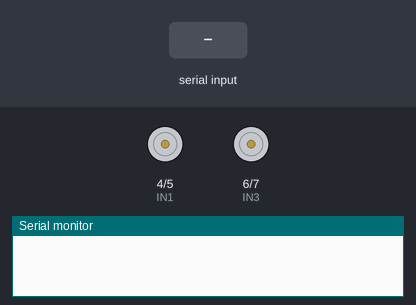
Recording of a sketch running on a simulated Arduino Uno, built with avr-gcc and run on an emulated ATmega328P. On the bench: motor-driver pin pairs drawn as motors (green arrow = first pin HIGH = forward, orange = second pin HIGH = backward, longer = more drive, scaled by the enable pin), the last lines printed to the serial monitor. Inputs (shaded band) come from the test bench.

Above: at 1.2 s.
1.3 s: "F" received over the second serial link
At 2.0 s:
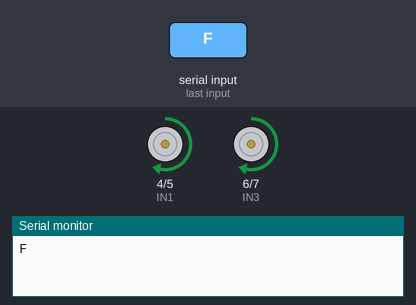
2.8 s: "B" received over the second serial link
At 3.1 s:
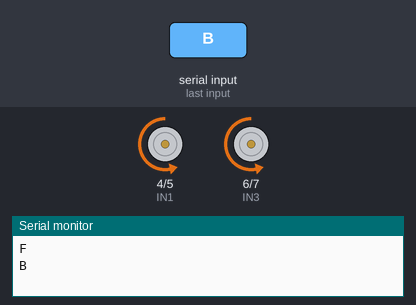
4.3 s: "L" received over the second serial link
At 5.5 s:
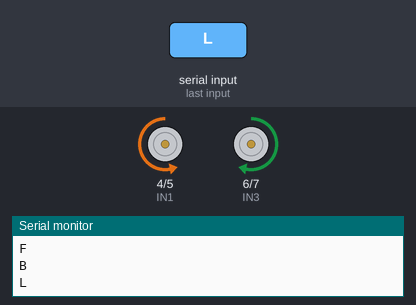
5.8 s: "R" received over the second serial link
At 6.6 s:
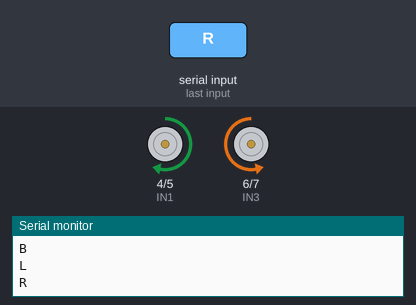
Timing chart, 0 to 8.3 s (numbered marks = the images above; inputs shaded):
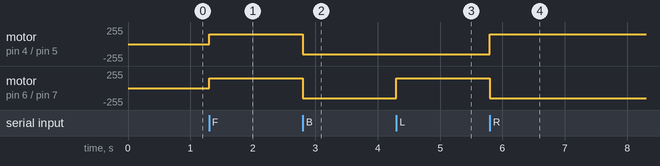

Measured:
- after the input at 1.3 s, motor on pin 4 (IN1) / pin 5 (IN2), motor on pin 6 (IN3) / pin 7 (IN4): stopped → forward 150/255 at once
- after the input at 2.8 s, motor on pin 4 (IN1) / pin 5 (IN2), motor on pin 6 (IN3) / pin 7 (IN4): forward 150/255 → backward 150/255 at once
- after the input at 4.3 s, motor on pin 6 (IN3) / pin 7 (IN4): backward 150/255 → forward 150/255 at once
- after the input at 5.8 s, motor on pin 4 (IN1) / pin 5 (IN2): backward 150/255 → forward 150/255 at once; motor on pin 6 (IN3) / pin 7 (IN4): forward 150/255 → backward 150/255 at once

The sketch:

Bluetooth_car.ino
```cpp
#include <SoftwareSerial.h>

SoftwareSerial BT(2, 3); // RX, TX for HC-05

#define IN1 4
#define IN2 5
#define IN3 6
#define IN4 7
#define ENA 9
#define ENB 10

void setup() {
    pinMode(IN1, OUTPUT);
    pinMode(IN2, OUTPUT);
    pinMode(IN3, OUTPUT);
    pinMode(IN4, OUTPUT);
    pinMode(ENA, OUTPUT);
    pinMode(ENB, OUTPUT);

    digitalWrite(IN1, LOW);
    digitalWrite(IN2, LOW);
    digitalWrite(IN3, LOW);
    digitalWrite(IN4, LOW);

    analogWrite(ENA, 150); // Set initial speed (0-255)
    analogWrite(ENB, 150);

    BT.begin(9600);
    Serial.begin(9600);
}

void loop() {
    if (BT.available()) {
        char command = BT.read();
        Serial.println(command);

        switch (command) {
            case 'F': // Forward
                digitalWrite(IN1, HIGH);
                digitalWrite(IN2, LOW);
                digitalWrite(IN3, HIGH);
                digitalWrite(IN4, LOW);
                break;
            case 'B': // Backward
                digitalWrite(IN1, LOW);
                digitalWrite(IN2, HIGH);
                digitalWrite(IN3, LOW);
                digitalWrite(IN4, HIGH);
                break;
            case 'L': // Left
                digitalWrite(IN1, LOW);
                digitalWrite(IN2, HIGH);
                digitalWrite(IN3, HIGH);
                digitalWrite(IN4, LOW);
                break;
            case 'R': // Right
                digitalWrite(IN1, HIGH);
                digitalWrite(IN2, LOW);
                digitalWrite(IN3, LOW);
                digitalWrite(IN4, HIGH);
                break;
            case 'S': // Stop
                digitalWrite(IN1, LOW);
                digitalWrite(IN2, LOW);
                digitalWrite(IN3, LOW);
                digitalWrite(IN4, LOW);
                break;
        }
    }
}
```
